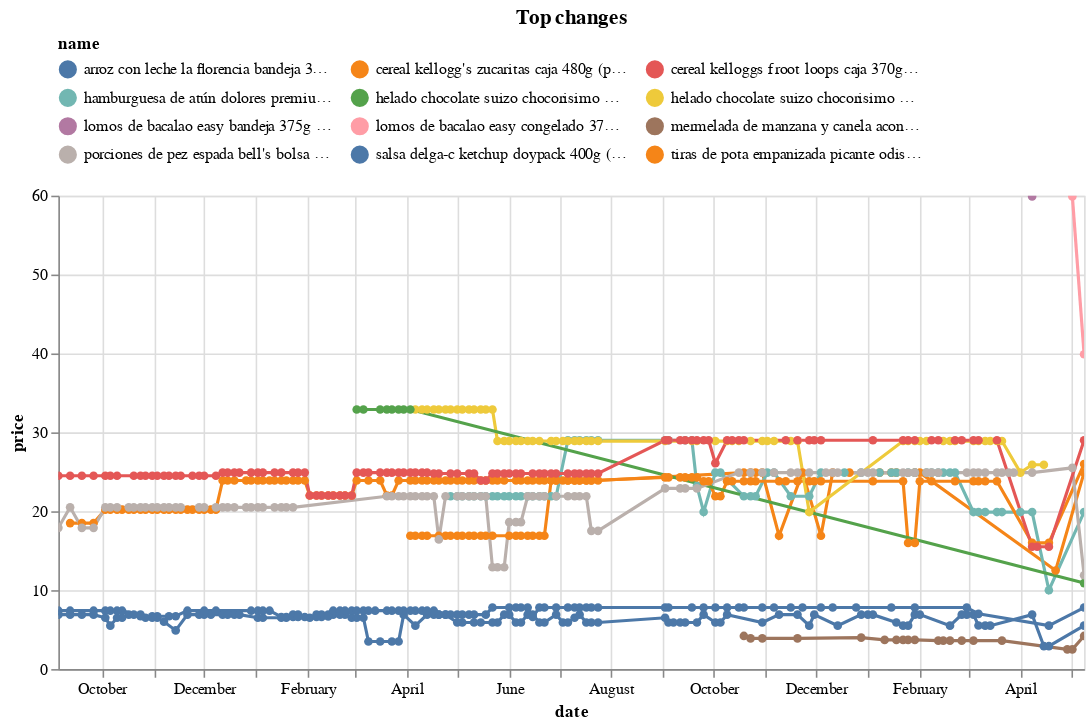

Source (notebook cell):
### Code cell
top_changes.head(10).pipe(plot_changes, 'Top changes')

### Figure 1 — Vega-Lite specification as saved in the notebook (floating-point values rounded to 4 significant figures; data arrays with more than 128 entries replaced by an {"elided": "..."} marker saying what was removed)
{"config": {"view": {"continuousWidth": 300, "continuousHeight": 300}, "legend": {"columns": 3, "orient": "top"}}, "data": {"name": "data-1df2a16aae5d0363aa693721c32f51e1"}, "mark": {"type": "line", "point": true}, "encoding": {"color": {"field": "name", "scale": {"domain": ["arroz con leche la florencia bandeja 350g (plaza_vea)", "cereal kellogg's zucaritas caja 480g (plaza_vea)", "cereal kelloggs froot loops caja 370gr (plaza_vea)", "hamburguesa de atún dolores premium paquete 400g (plaza_vea)", "helado chocolate suizo chocorisimo pote 285g (plaza_vea)", "helado chocolate suizo chocorisimo pote 460 ml (plaza_vea)", "lomos de bacalao easy bandeja 375g (plaza_vea)", "lomos de bacalao easy congelado 375g (plaza_vea)", "mermelada de manzana y canela aconcagua doypack 200g (plaza_vea)", "porciones de pez espada bell's bolsa 400g (plaza_vea)", "salsa delga-c ketchup doypack 400g (plaza_vea)", "tiras de pota empanizada picante odissea paquete 500g (plaza_vea)"]}, "type": "nominal"}, "tooltip": [{"field": "name", "type": "nominal"}, {"field": "price", "type": "quantitative"}, {"field": "last_price", "type": "quantitative"}], "x": {"field": "date", "type": "temporal"}, "y": {"field": "price", "type": "quantitative"}}, "params": [{"name": "param_1", "select": {"type": "point", "fields": ["name"]}, "bind": "legend"}, {"name": "param_2", "select": {"type": "interval", "encodings": ["x", "y"]}, "bind": "scales"}], "title": "Top changes", "transform": [{"filter": {"param": "param_1"}}], "width": 650, "$schema": "https://vega.github.io/schema/vega-lite/v5.17.0.json", "datasets": {"data-1df2a16aae5d0363aa693721c32f51e1": {"elided": "722 records"}}}
